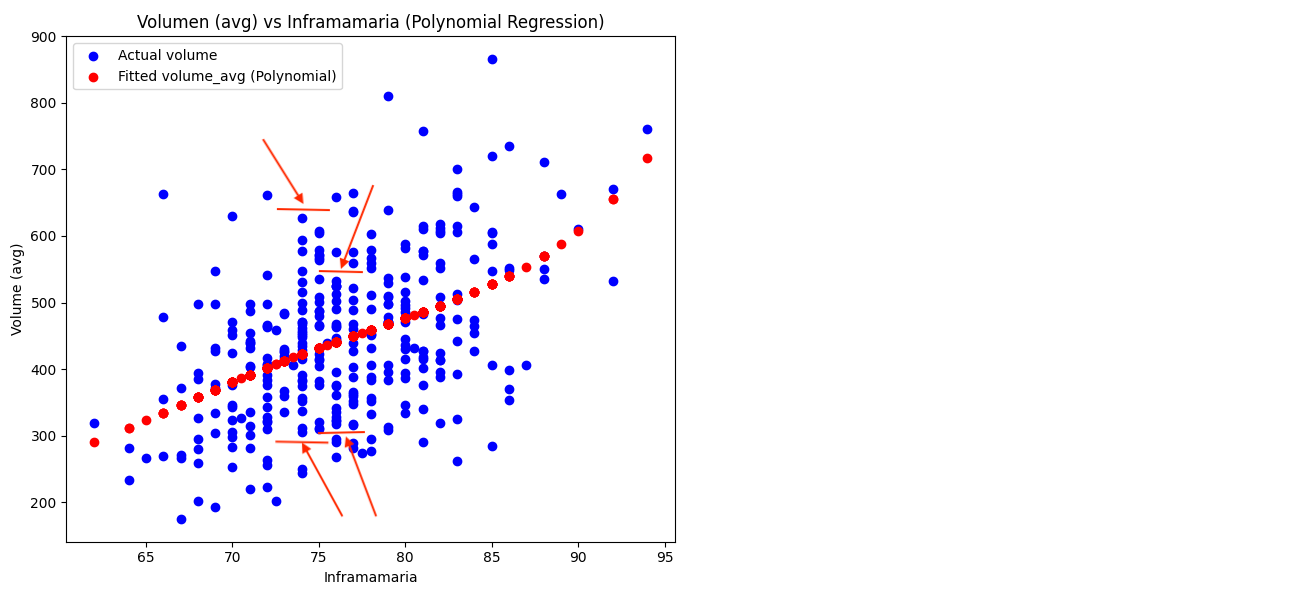

Python code for this plot:
import pandas as pd
import numpy as np
from sklearn.preprocessing import PolynomialFeatures
from sklearn.linear_model import LinearRegression
from sklearn.metrics import mean_squared_error, r2_score
import matplotlib.pyplot as plt

# Step 1: Load the dataset from CSV
data = pd.read_csv('datos_infra.csv')

# Step 2: Define the independent variables (inframamaria) and dependent variables (avg volume 6 months after surgery)
X = data[['infra_6_mes']]  # Independent variables
y = data[['volume_avg']]  # Dependent variables

# Step 3: Polynomial transformation
degree = 4  # You can adjust the degree of the polynomial here
poly = PolynomialFeatures(degree=degree)
X_poly = poly.fit_transform(X)

# Step 4: Fit the polynomial regression model
poly_model = LinearRegression()
poly_model.fit(X_poly, y)

# Step 5: Make predictions
y_pred = poly_model.predict(X_poly)

# Step 6: Evaluate the model performance
mse = mean_squared_error(y, y_pred)
r2 = r2_score(y, y_pred)

print(f"Polynomial Regression Model (Degree {degree})")
print(f"Mean Squared Error: {mse}")
print(f"R-squared: {r2}")

# Step 7: Plotting the results (for 2D visualization, we'll use scatter plots for each feature)

# Plot for 'infra'
plt.figure(figsize=(14, 6))
# infra_6_mes vs volume_avg
# 'volumen_pre' vs 'reborde'
plt.subplot(1, 2, 1)
plt.scatter(data['infra_6_mes'], data['volume_avg'], color='blue', label='Actual volume')
plt.scatter(data['infra_6_mes'], y_pred[:, 0], color='red', label='Fitted volume_avg (Polynomial)')
plt.title('Volumen (avg) vs Inframamaria (Polynomial Regression)')
plt.xlabel('Inframamaria')
plt.ylabel('Volume (avg)')
plt.legend()

plt.tight_layout()
plt.show()
